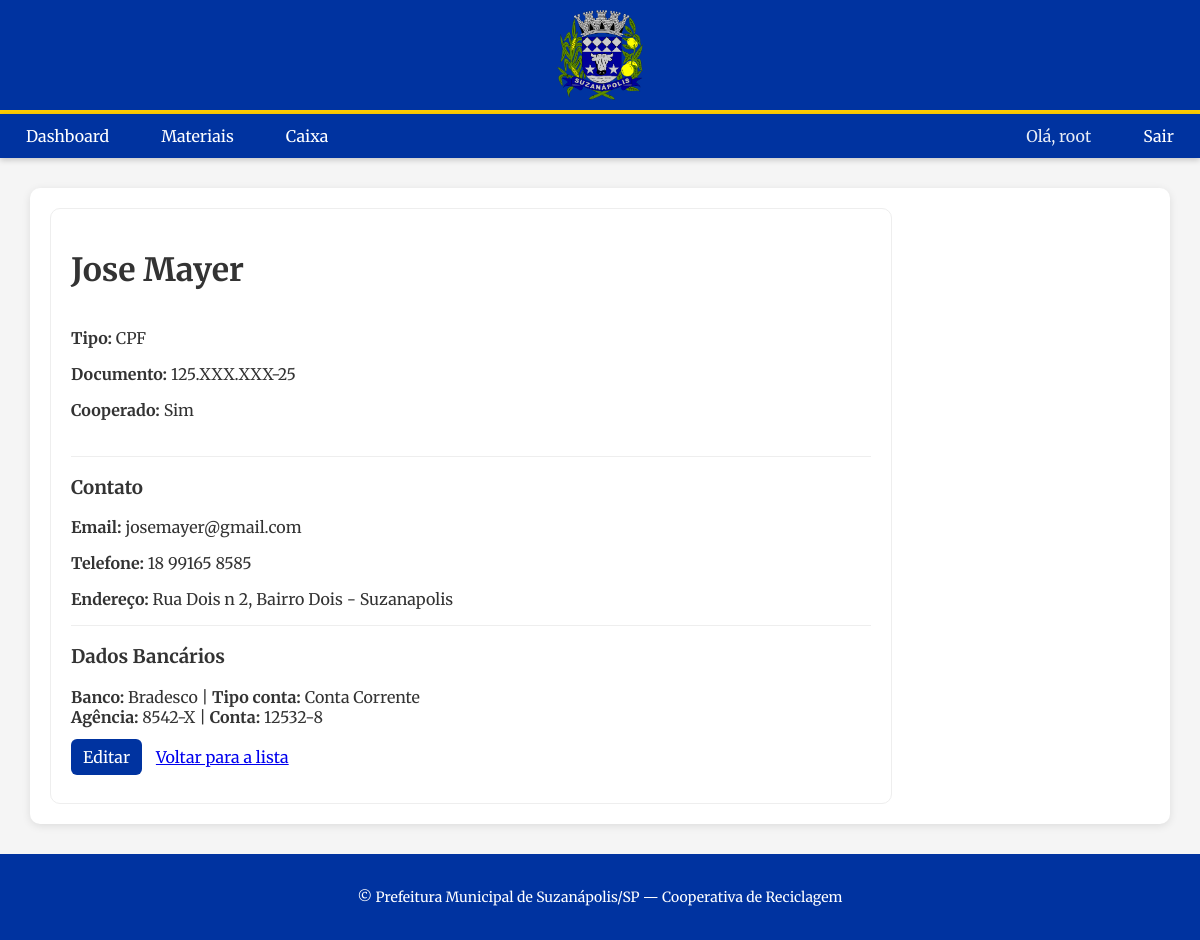
The page /coletores/2/ (signed in) on the database its author committed.
### coletores/models.py (models this page shows, shortened)
class Coletor(models.Model):
    TIPO_DOC = [("CPF", "CPF"), ("RG", "RG"), ("CNH", "CNH")]
    TIPO_CONTA = [("corrente", "Conta Corrente"), ("poupanca", "Poupança")]
    nome = models.CharField(max_length=120)
    tipo_documento = models.CharField(max_length=10, choices=TIPO_DOC, default="CPF")
    documento = models.CharField(max_length=20, unique=True)
    faz_parte_cooperativa = models.BooleanField(default=False)
    email = models.EmailField(blank=True, null=True, verbose_name="E-mail")
    telefone = models.CharField(max_length=20, blank=True, null=True)
    endereco = models.TextField(blank=True, null=True)
    foto = models.ImageField(upload_to="fotos_coletores/", blank=True, null=True)
    banco = models.CharField(max_length=50, blank=True, null=True)
    agencia = models.CharField(max_length=10, blank=True, null=True)
    numero_conta = models.CharField(max_length=20, blank=True, null=True)
    tipo_conta = models.CharField(max_length=10, choices=TIPO_CONTA, blank=True, null=True)
    criado_em = models.DateTimeField(auto_now_add=True)
    @property
    def documento_mascarado(self):
        if not self.documento:
            return ""
        doc = self.documento
        if self.tipo_documento == "CPF":
            if len(doc) == 14:
                return f"{doc[:3]}.XXX.XXX-{doc[-2:]}"
            elif len(doc) == 11:
                return f"{doc[:3]}.XXX.XXX-{doc[-2:]}"
        if len(doc) > 4:
            return f"***{doc[-4:]}"
        return doc
    class Meta:
        verbose_name = "Coletor"
        verbose_name_plural = "Coletores"
        ordering = ["nome"]

### coletores/views.py (the view)
# urls.py: path("<int:pk>/", views.ColetorDetailView.as_view(), name="detail"),
class ColetorDetailView(CargoRequiredMixin, DetailView):
    model = Coletor
    template_name = "coletores/coletores_detail.html"
    context_object_name = "obj"

### coletores/views.py (called while the page is built)
    def test_func(self):
        user = self.request.user
        if not user.is_authenticated:
            return False
        if user.is_superuser:
            return True
        try:
            cargo_usuario = user.profile.cargo
            return cargo_usuario in ['admin', 'gestor']
        except Profile.DoesNotExist:
            return False

### coletores/templates/coletores/coletores_detail.html (shortened to what this page needs)
{% extends "base.html" %}
{% block content %}
{% if user.profile.cargo == 'admin' or user.profile.cargo == 'gestor' %}
<div style="max-width:800px; background:#fff; padding:20px; border-radius:10px; border:1px solid #eee;">
    <h1>{{ object.nome }}</h1>
    <div style="display: flex; gap: 20px; margin-bottom: 20px;">
        <div>
            <p><strong>Tipo:</strong> {{ object.tipo_documento }}</p>
            <p><strong>Documento:</strong> {{ object.documento_mascarado }}</p>
            <p><strong>Cooperado:</strong> {% if object.faz_parte_cooperativa %}Sim{% else %}Não{% endif %}</p>
        </div>
    </div>
    <hr style="border:0; border-top:1px solid #eee;">
    <h3>Contato</h3>
    <p><strong>Email:</strong> {{ object.email|default:"—" }}</p>
    <p><strong>Telefone:</strong> {{ object.telefone|default:"—" }}</p>
    <p><strong>Endereço:</strong> {{ object.endereco|default:"—" }}</p>
    <hr style="border:0; border-top:1px solid #eee;">
    <h3>Dados Bancários</h3>
    <p>
        <strong>Banco:</strong> {{ object.banco|default:"—" }} |
        <strong>Tipo conta:</strong> {{ object.get_tipo_conta_display|default:"—" }} <br>
        <strong>Agência:</strong> {{ object.agencia|default:"—" }} |
        <strong>Conta:</strong> {{ object.numero_conta|default:"—" }}
    </p>
    <p style="margin-top:20px;">
      <a href="{% url 'coletores:update' object.pk %}" style="background:#0033a0; color:#fff; padding:8px 12px; border-radius:6px; text-decoration:none;">Editar</a>
      <a href="{% url 'coletores:list' %}" style="margin-left:10px;">Voltar para a lista</a>
    </p>
</div>
{% else %}
    <p>Você não tem permissão para visualizar os detalhes deste coletor.</p>
{% endif %}
{% endblock %}

### app/templates/base.html (shortened to what this page needs)
{% load static %}
<!DOCTYPE html>
<html lang="pt-br">
<head>
</head>
<body>
  <div class="banner-superior">
    <div class="logo-centro">
      <img src="{% static 'img/logo_suzanapolis.png' %}" alt="Logo CTR">
    </div>
  </div>
  <header>
    <nav>
      <ul class="menu-principal">
       {% if request.user.is_authenticated %}
       <li><a href="{% url 'dashboard' %}">Dashboard</a></li>
       <li><a href="/materiais/">Materiais</a></li>
       <li><a href="/caixa/">Caixa</a></li>
       <li class="push-right"></li>
         <li><a style="pointer-events:none;opacity:.9">Olá, {{ request.user.get_username }}</a></li>
         <li><a href="{% url 'logout' %}" class="nav-logout">Sair</a></li>
        {% endif %}
      </ul>
    </nav>
  </header>
  <main>
    {% block content %}{% endblock %}
  </main>
  <footer>
    <p>&copy; Prefeitura Municipal de Suzanápolis/SP — Cooperativa de Reciclagem</p>
  </footer>
</body>
</html>

### app/templates/base.html (style rules this page uses)
body { font-family: 'Merriweather', sans-serif; color: #333; margin: 0; padding: 0; background-color: #f5f5f5; }
.banner-superior { display: flex; justify-content: space-between; align-items: center; background-color: #0033a0; padding: 10px 30px; border-bottom: 4px solid #ffcc00; }
.banner-superior div { flex: 1; display: flex; align-items: center; justify-content: center; }
.logo-centro { justify-content: center; }
.banner-superior img { height: 90px; object-fit: contain; }
header { background-color: #0033a0; color: white; text-align: center; box-shadow: 0 2px 6px rgba(0,0,0,0.2); }
nav { display: flex; justify-content: center; align-items: center; padding: 0 8px; }
nav ul.menu-principal { display: flex; flex-wrap: wrap; justify-content: center; gap: 8px 16px; margin: 0 auto; padding: 0; max-width: 1200px; width: 100%; list-style: none; }
nav ul.menu-principal li { margin: 0; list-style: none; display: flex; align-items: center; }
nav ul.menu-principal li a { display: block; color: #fff; text-decoration: none; font-size: 16px; padding: 12px 18px; border-radius: 4px; transition: all 0.3s ease; background-color: #0033a0; }
.push-right { flex: 1 1 auto; }
main { padding: 20px; background-color: #fff; border-radius: 10px; margin: 30px; box-shadow: 0 2px 8px rgba(0,0,0,0.1); }
footer { background-color: #0033a0; color: white; padding: 20px; text-align: center; font-size: 14px; margin-top: 30px; }

### rows shown on the page
Coletor: nome "Jose Mayer", tipo_documento "CPF", documento_mascarado "125.XXX.XXX-25", email "josemayer@gmail.com", telefone "18 99165 8585", endereco "Rua Dois n 2, Bairro Dois - Suzanapolis", banco "Bradesco", tipo_conta "Conta Corrente", agencia "8542-X", numero_conta "12532-8"

### other values the page prints
{{ request.user.get_username }} "root"
